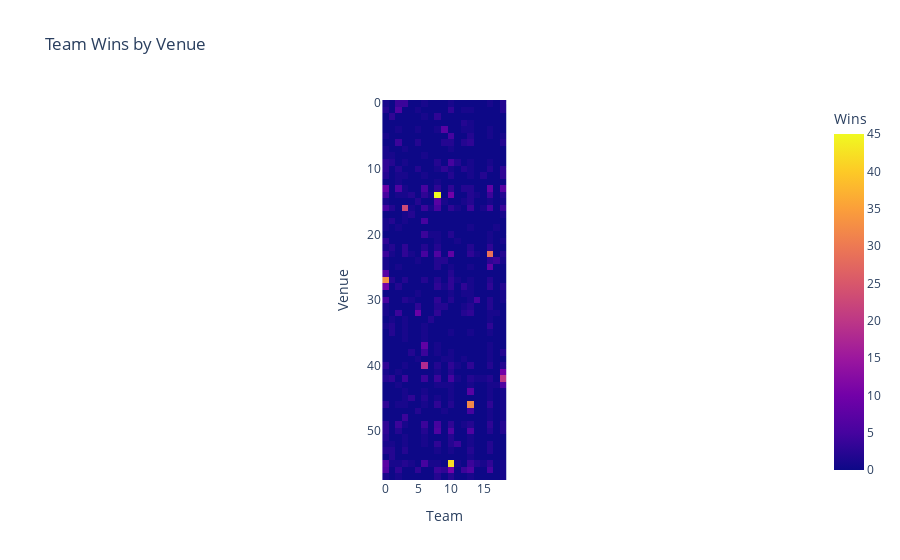

The notebook cell saved with this chart:
### Code cell
# Interactive venue performance
venue_wins = matches.groupby(['venue', 'winner']).size().unstack().fillna(0)
fig = px.imshow(venue_wins, title='Team Wins by Venue', labels=dict(x='Team', y='Venue', color='Wins'))
fig.show()

### Figure 1 — Plotly figure (JSON) as saved in the notebook; plotly's stock layout.template omitted (floating-point values rounded to 4 significant figures; data arrays with more than 128 entries replaced by an {"elided": "..."} marker saying what was removed)
{"data": [{"coloraxis": "coloraxis", "hovertemplate": "Team: %{x}<br>Venue: %{y}<br>Wins: %{z}<extra></extra>", "name": "0", "type": "heatmap", "x": [0, 1, 2, 3, 4, 5, 6, 7, 8, 9, 10, 11, 12, 13, 14, 15, 16, 17, 18], "xaxis": "x", "y": [0, 1, 2, 3, 4, 5, 6, 7, 8, 9, 10, 11, 12, 13, 14, 15, 16, 17, 18, 19, 20, 21, 22, 23, 24, 25, 26, 27, 28, 29, 30, 31, 32, 33, 34, 35, 36, 37, 38, 39, 40, 41, 42, 43, 44, 45, 46, 47, 48, 49, 50, 51, 52, 53, 54, 55, 56, 57], "yaxis": "y", "z": {"elided": "58x19 int values"}}], "layout": {"coloraxis": {"colorbar": {"title": {"text": "Wins"}}, "colorscale": [[0, "#0d0887"], [0.1111, "#46039f"], [0.2222, "#7201a8"], [0.3333, "#9c179e"], [0.4444, "#bd3786"], [0.5556, "#d8576b"], [0.6667, "#ed7953"], [0.7778, "#fb9f3a"], [0.8889, "#fdca26"], [1, "#f0f921"]]}, "title": {"text": "Team Wins by Venue"}, "xaxis": {"anchor": "y", "constrain": "domain", "domain": [0, 1], "scaleanchor": "y", "title": {"text": "Team"}}, "yaxis": {"anchor": "x", "autorange": "reversed", "constrain": "domain", "domain": [0, 1], "title": {"text": "Venue"}}}}
